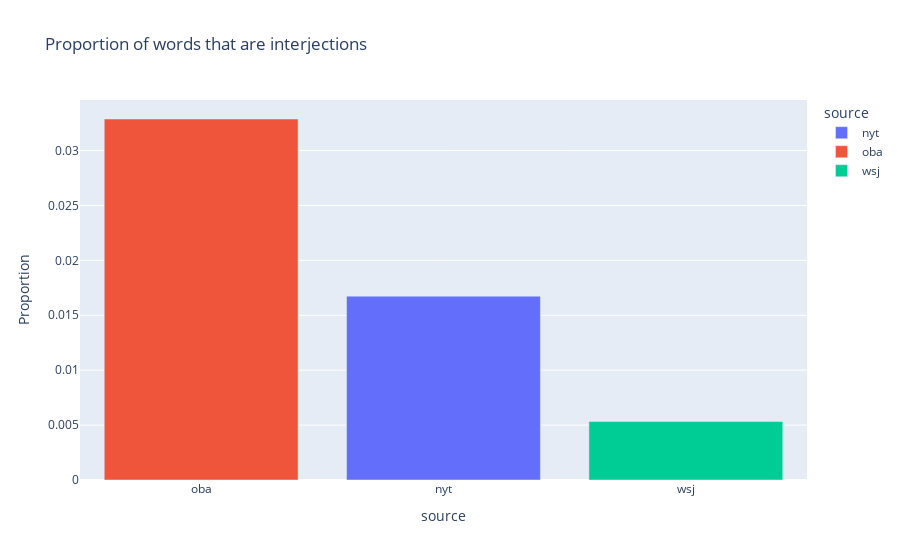

The notebook cell saved with this chart:
### Markdown cell above
<A HREF="https://en.wikipedia.org/wiki/Interjection">Wikipedia - Interjections</A>

### Code cell
# Proportion of words that are interjections
means = tidy_data.groupby('source').mean(numeric_only=True)
fig = px.bar(means, 
             x=means.index, 
             y="INTJ", 
             color=means.index, 
             hover_name=means.index,
             labels={"INTJ":"Proportion"},
             hover_data={'INTJ':':.3f'},
             title = 'Proportion of words that are interjections')
fig.update_layout(xaxis={'categoryorder':'array', 'categoryarray':['oba','nyt','wsj']})
fig.show()

### Figure 1 — Plotly figure (JSON) as saved in the notebook; plotly's stock layout.template omitted (floating-point values rounded to 4 significant figures)
{"data": [{"alignmentgroup": "True", "hovertemplate": "<b>%{hovertext}</b><br><br>source=%{x}<br>Proportion=%{y:.3f}<extra></extra>", "hovertext": ["nyt"], "legendgroup": "nyt", "marker": {"color": "#636efa", "pattern": {"shape": ""}}, "name": "nyt", "offsetgroup": "nyt", "orientation": "v", "showlegend": true, "textposition": "auto", "type": "bar", "x": ["nyt"], "xaxis": "x", "y": [0.01674], "yaxis": "y"}, {"alignmentgroup": "True", "hovertemplate": "<b>%{hovertext}</b><br><br>source=%{x}<br>Proportion=%{y:.3f}<extra></extra>", "hovertext": ["oba"], "legendgroup": "oba", "marker": {"color": "#EF553B", "pattern": {"shape": ""}}, "name": "oba", "offsetgroup": "oba", "orientation": "v", "showlegend": true, "textposition": "auto", "type": "bar", "x": ["oba"], "xaxis": "x", "y": [0.03287], "yaxis": "y"}, {"alignmentgroup": "True", "hovertemplate": "<b>%{hovertext}</b><br><br>source=%{x}<br>Proportion=%{y:.3f}<extra></extra>", "hovertext": ["wsj"], "legendgroup": "wsj", "marker": {"color": "#00cc96", "pattern": {"shape": ""}}, "name": "wsj", "offsetgroup": "wsj", "orientation": "v", "showlegend": true, "textposition": "auto", "type": "bar", "x": ["wsj"], "xaxis": "x", "y": [0.00532], "yaxis": "y"}], "layout": {"barmode": "relative", "legend": {"title": {"text": "source"}, "tracegroupgap": 0}, "title": {"text": "Proportion of words that are interjections"}, "xaxis": {"anchor": "y", "categoryarray": ["oba", "nyt", "wsj"], "categoryorder": "array", "domain": [0, 1], "title": {"text": "source"}}, "yaxis": {"anchor": "x", "domain": [0, 1], "title": {"text": "Proportion"}}}}
